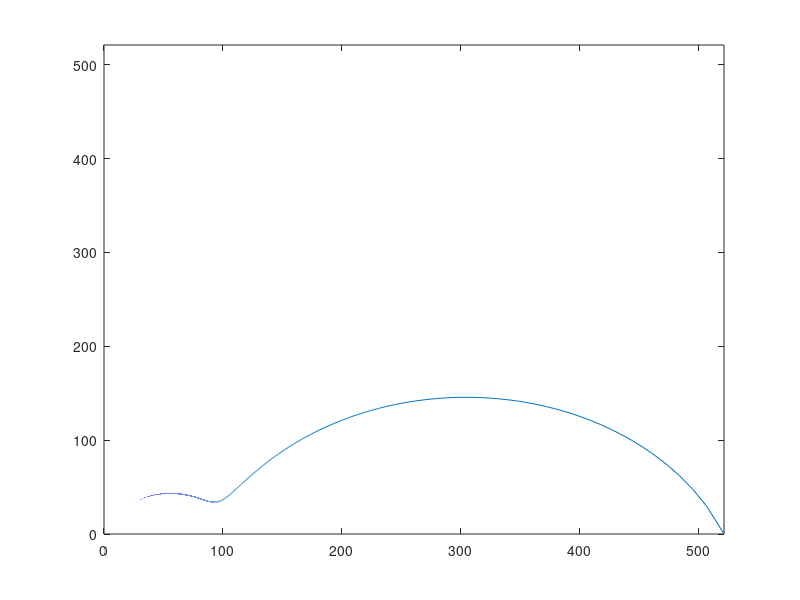

Recreate this plot in MATLAB.
w = [1:1e2:10e7]; %gamry max is 1MHz

%IS sample information - s = 1/r = L/RA (S/m)
L = .076533; %cm - sample thickness
d = 18e-3; %m - sample diameter
A = .914; %cm^2 - sample area
Tc = [100:50:800]; %C - sample temperature
Tk = Tc+273; %K - sample temperature

R0 = 0; %ohm - system 'offset' resistance
R1 = 8.92; %ohm - R1 resistance from asu 700 C (This is what I am calling R0 in the notes)
R2 = 80.2; %ohm - R2 resistance from asu 700 C (This is what I am calling R1 in the notes)
R3 = 431.9; %ohm - R3 resistance
Y1 = 3.04e-8; %F - C1 capacitance
Y2 = 3.04e-8; %F - C2 capacitance
Y3 = 5.67e-6; %F - C3 capacitance
a1 = .945; %
a2 = .945; %
a3 = 0.754; %

C1 = (R1.^(1-a1).*Y1).^(1./a1); %CPE capacitance
C2 = (R2.^(1-a2).*Y2).^(1./a2);
C3 = (R3.^(1-a3).*Y3).^(1./a3);

Z_RQ = R1./(1+w.^2*R1^2*C1^2)-(1i.*w*R1^2*C1)./(1+w.^2*R1^2*C1^2); %|| R-C Impedance
Z_RQreal = real(Z_RQ); %Real impedance component
Z_RQimg = imag(Z_RQ); %Imaginary impedance component

Z_RRQ = R0 + R1./(1+w.^2*R1^2*C1^2)-(1i.*w*R1^2*C1)./(1+w.^2*R1^2*C1^2); %|| R-C Impedance
Z_RRQreal = real(Z_RRQ); %Real impedance component
Z_RRQimg = imag(Z_RRQ); %Imaginary impedance component

Z_RRQRQ = R0 + 1./(1/R1+Y1.*(1i.*w).^a1) + 1./(1/R2+Y2.*(1i.*w).^a2);
Z_RRQRQreal = real(Z_RRQRQ);
Z_RRQRQimg = imag(Z_RRQRQ);

Z_RRQRQRQ = R0 + 1./(1/R1+Y1.*(1i.*w).^a1) + 1./(1/R2+Y2.*(1i.*w).^a2) + 1./(1/R3+Y3.*(1i.*w).^a3);
Z_RRQRQRQreal = real(Z_RRQRQRQ);
Z_RRQRQRQimg = imag(Z_RRQRQRQ);


figure(1)
%plot(Z_RQreal,-Z_RQimg,'s',Z_RRQreal,-Z_RRQimg,'o',Z_RRQRQreal,-Z_RRQRQimg,'*',Z_RRQRQRQreal,-Z_RRQRQRQimg,'v');
plot(Z_RRQRQRQreal,-Z_RRQRQRQimg,'-')
%legend('R_1--C','R_0--R_1C','R_0--R_1C_1--R_2C_2','R_0--R_1C_1--R_2C_2--R_3C_3','SouthWest');
%title('R_0 = 10\Omega, R_1 = 100\Omega, C_1 = 2\muF, R_2 = 200\Omega, C_2 = 2\muF');
%axis('equal')
axis([0 R0+R1+R2+R3 0 R0+R1+R2+R3])

Rtot = R1 + R2; %ohm - Total resistance
Rint = R1; %ohm - grain interior resistance
Rgb = R2; %ohm - grain boundary resistance
Cint = C1; %F - grain interior capacitance 
Cgb = C2; %F - gring boundary capacitance

Stot = L/(Rtot*A); %S/m - total sample ionic conductivity
Sint = L/(Rint*A); %S/m - grain interior ionic conductivity
Sgb = Sint*(Rint*Cint/(Rgb*Cgb)); %S/m - grain boundary ionic conductivity